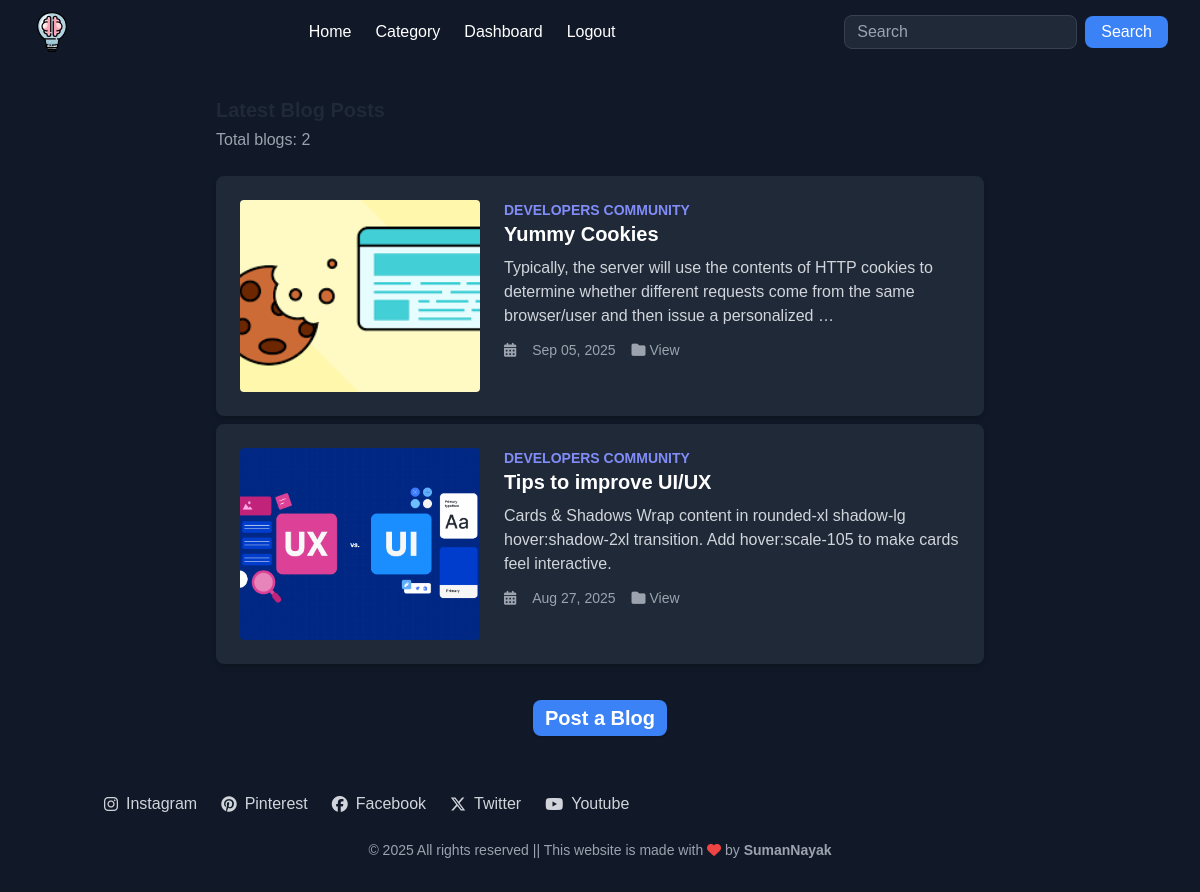
/, run on an earlier commit of the app's database.
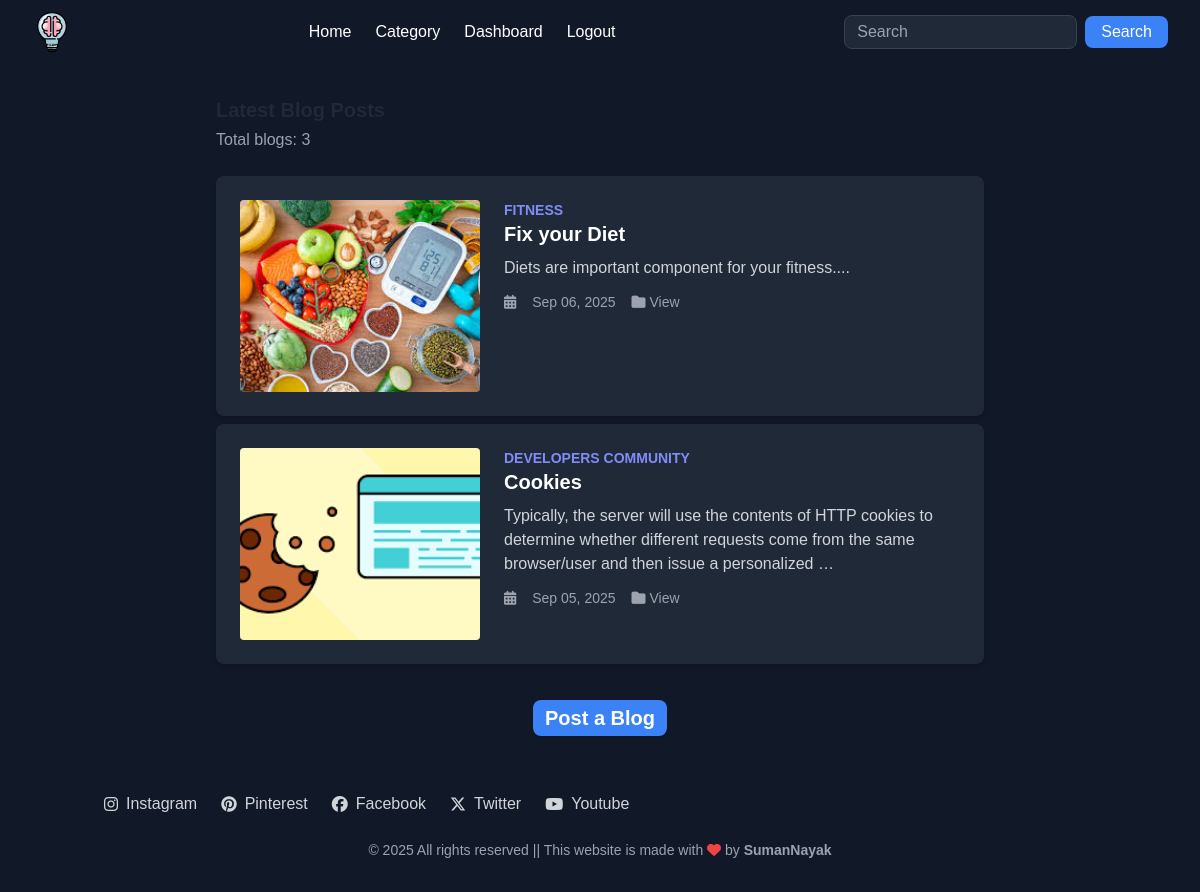
And on a later commit of the database.
### post/models.py (models this page shows, shortened)
class Catblog(models.Model):
    category = models.ForeignKey(Category, on_delete=models.CASCADE)
    slug=models.CharField(max_length=150,null=False,blank=False)
    title=models.CharField(max_length=150,null=False,blank=False)
    blog_image=models.ImageField(upload_to=get_image_path,null=True,blank=True)
    small_description=models.CharField(max_length= 250,null=False,blank=False)
    descriptions=models.TextField(max_length= 500,null=False,blank=False)
    author = models.ForeignKey(User,on_delete=models.CASCADE)
    status=models.BooleanField(default=False,help_text="0=default,1=Trending")
    trending=models.BooleanField(default=False,help_text="0=default,1=Trending")
    tag=models.CharField(max_length=150,null=False,blank=False)
    meta_title=models.CharField(max_length=150,null=False,blank=False)
    meta_keywords=models.CharField(max_length=150,null=False,blank=False)
    created_at=models.DateTimeField(auto_now_add=True)
    class Meta:
        ordering = ('-created_at',)

class Category(models.Model):
    slug=models.CharField(max_length=150,null=False,blank=False)
    name=models.CharField(max_length=150,null=False,blank=False)
    image=models.ImageField(upload_to=get_file_path,null=True,blank=True)
    descriptions=models.TextField(max_length= 500,null=False,blank=False)
    status=models.BooleanField(default=False,help_text="0=default,1=Trending")
    meta_title=models.CharField(max_length=150,null=False,blank=False)
    meta_keywords=models.CharField(max_length=150,null=False,blank=False)
    created_at=models.DateTimeField(auto_now_add=True)
    def __str__(self):
        return str(self.name)

### post/views.py (the view)
# urls.py: path('', views.index,name='home'),
def index(request):
    cat = Catblog.objects.all()
    if request.method == "POST":
        form = PostForm(request.POST, request.FILES)
        if form.is_valid():
            post = form.save(commit=False)
            post.author = request.user
            post.save()
            form.save_m2m()
            messages.success(request, "Post created successfully!")
            return redirect("/")
        else:
            messages.error(request, "Please correct the errors below.")
    else:
        form = PostForm()
    context = {
        "cat": cat,
        "form": form
    }
    return render(request, 'index.html', context)

### templates/index.html (shortened to what this page needs)
{% extends 'base.html' %}
{% load crispy_forms_tags %}
{% load static %}
{% block content %}
  <div class="flex-1 p-6 bg-gray-900">
  <div class="max-w-3xl mx-auto">
    <h2 class="text-xl font-bold mb-1 mt-2 flex justify-between items-center text-gray-800 dark:text-gray-100">
      </h2>
    <p class="text-gray-400 mb-6">Total blogs: {{ cat.count }}</p>
    {% for c in cat|slice:":2" %}
    <div class="bg-gray-800 p-6 rounded-lg shadow-md mb-2">
      <div class="flex flex-col md:flex-row">
        <div class="md:w-1/3 h-48 bg-cover bg-center rounded"
             style="background-image: url('{{ c.blog_image.url }}');"></div>
        <div class="md:w-2/3 md:pl-6 mt-4 md:mt-0">
          <div class="text-sm text-indigo-400 font-semibold uppercase">
            {{ c.category.name }}
          </div>
          <h3 class="text-xl font-bold mb-2 text-white">{{ c.title }}</h3>
          <p class="text-gray-300">{{ c.descriptions|truncatewords:25 }}</p>
          <div class="text-gray-400 mt-3 flex items-center space-x-4 text-sm">
            <i class="fas fa-calendar-alt"></i>
            <span>{{ c.created_at|date:"M d, Y" }}</span>
            <a href="#" class="hover:text-blue-400"><i class="fas fa-folder"></i> View</a>
          </div>
        </div>
      </div>
    </div>
    {% empty %}
      <p class="text-gray-400">No blogs yet.</p>
    {% endfor %}
  </div>
</div>
<h2 class="text-xl font-bold mb-6 mt-1 flex justify-center items-center text-gray-800 dark:text-gray-100">
  {% if user.is_authenticated %}
    <button
      type="button"
      class="bg-blue-500 hover:bg-blue-600 text-white py-2 px-6 rounded-lg shadow transition-transform hover:scale-105"
      onclick="openAccordionAndScroll('accordionForm')">
      Post a Blog
    </button>
  {% else %}
    <a href="{% url 'login' %}"
       class="bg-blue-500 hover:bg-blue-600 text-white py-1 px-3 rounded-lg shadow transition-transform hover:scale-105">
      Post a Blog
    </a>
  {% endif %}
</h2>
 {% endblock %}

### templates/base.html (shortened to what this page needs)
{% load static %}
<!DOCTYPE html>
<html lang="en">
<head>
    <script src="https://cdn.tailwindcss.com"></script>
    <link rel="stylesheet" href="https://cdnjs.cloudflare.com/ajax/libs/font-awesome/6.5.2/css/all.min.css">
</head>
<body class="flex flex-col min-h-screen bg-gray-900">
<nav class="bg-gray-900 text-white">
  <div class="max-w-7xl mx-auto px-4 sm:px-6 lg:px-8">
    <div class="flex items-center justify-between h-16">
      <a href="/" class="flex items-center space-x-2">
        <img src="{% static 'img/brain.svg' %}" alt="Logo" class="w-10 h-10">
      </a>
      <div class="hidden sm:flex sm:items-center sm:space-x-6">
        <a href="/" class="hover:text-blue-400">Home</a>
        <a href="{% url 'categories' %}" class="hover:text-blue-400">Category</a>
        <a href="{% url 'dashboard' %}" class="hover:text-blue-400">Dashboard</a>
        <form method="post" action="{% url 'logout' %}">
          <button type="submit" class="hover:text-blue-400">Logout</button>
        </form>
      </div>
      <form class="hidden sm:flex items-center space-x-2">
        <input type="search" placeholder="Search"
               class="px-3 py-1 rounded-lg bg-gray-800 border border-gray-700 text-white focus:outline-none focus:ring focus:ring-blue-500">
        <button class="px-4 py-1 bg-blue-500 rounded-lg hover:bg-blue-600">Search</button>
      </form>
    </div>
  </div>
</nav>
        {% block content %}
        {% endblock %}
  <footer class="bg-gray-900 text-gray-300 py-8 mt-auto">
    <div class="container mx-auto px-4">
      <div class="flex flex-col md:flex-row justify-center md:justify-start md:space-x-12 mb-6">
        <div class="flex space-x-6">
          <a href="#" class="flex items-center space-x-2 hover:text-pink-500 transition">
            <i class="fab fa-instagram"></i><span class="hidden sm:inline">Instagram</span>
          </a>
          <a href="#" class="flex items-center space-x-2 hover:text-red-500 transition">
            <i class="fab fa-pinterest"></i><span class="hidden sm:inline">Pinterest</span>
          </a>
          <a href="#" class="flex items-center space-x-2 hover:text-blue-600 transition">
            <i class="fab fa-facebook"></i><span class="hidden sm:inline">Facebook</span>
          </a>
          <a href="#" class="flex items-center space-x-2 hover:text-gray-400 transition">
            <i class="fab fa-x-twitter"></i><span class="hidden sm:inline">Twitter</span>
          </a>
          <a href="#" class="flex items-center space-x-2 hover:text-red-600 transition">
            <i class="fab fa-youtube"></i><span class="hidden sm:inline">Youtube</span>
          </a>
        </div>
      </div>
      <div class="text-center text-gray-400 text-sm">
        © <script>document.write(new Date().getFullYear());</script> All rights reserved ||
        This website is made with
        <i class="fa-solid fa-heart text-red-500"></i>
        by
        <a href="https://x.com/SumanNayak__" target="_blank" class="hover:text-blue-400 font-semibold">
          SumanNayak
        </a>
      </div>
    </div>
  </footer>
</body>
</html>

### templates/base.html (style rules this page uses)
body { font-family: 'Poppins', sans-serif; }

What changed in the data, as far as the page shows it:
no longer on this page (row unchanged): Catblog: blog_image (picture), category.name "DEVELOPERS COMMUNITY", title "Tips to improve UI/UX", descriptions "Cards & Shadows Wrap content in rounded-xl shadow-lg hover:shadow-2xl transition. Add hover:scale-105 to make cards feel interactive.", created_at "Aug 27, 2025"
added Catblog: blog_image (picture), category.name "FITNESS", title "Fix your Diet", descriptions "Diets are important component for your fitness....", created_at "Sep 06, 2025"
changed Catblog "DEVELOPERS COMMUNITY": title "Yummy Cookies" → "Cookies"
Also different on the page:
{{ cat.count }}: "2" → "3"
